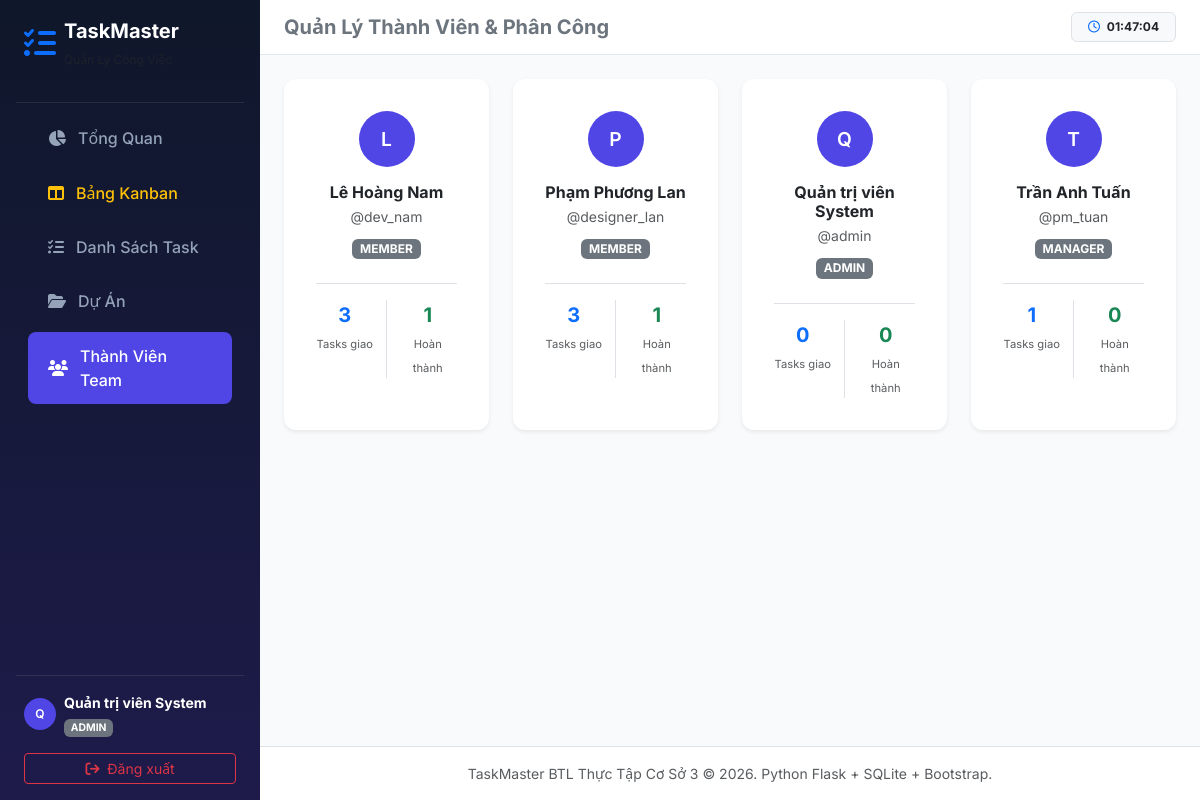
/members (signed in), run on the app's committed database.
### tables this page shows
CREATE TABLE users (
            id INTEGER PRIMARY KEY AUTOINCREMENT,
            username TEXT UNIQUE NOT NULL,
            password_hash TEXT NOT NULL,
            fullname TEXT NOT NULL,
            email TEXT,
            role TEXT NOT NULL DEFAULT 'member',
            created_at TIMESTAMP DEFAULT CURRENT_TIMESTAMP
        );

### app.py (the view)
@app.route('/members')
@login_required
def members():
    conn = get_db_connection()
    members_list = conn.execute('''
        SELECT u.*,
               COUNT(t.id) as assigned_tasks,
               SUM(CASE WHEN t.status = 'Completed' THEN 1 ELSE 0 END) as completed_tasks
        FROM users u
        LEFT JOIN tasks t ON u.id = t.assignee_id
        GROUP BY u.id
        ORDER BY u.fullname
    ''').fetchall()
    conn.close()
    return render_template('members.html', members=members_list)

### app.py (called while the page is built)
def login_required(f):
    @functools.wraps(f)
    def decorated_function(*args, **kwargs):
        if 'user_id' not in session:
            flash('Vui lòng đăng nhập để sử dụng ứng dụng!', 'warning')
            return redirect(url_for('login', next=request.url))
        return f(*args, **kwargs)
    return decorated_function

@app.context_processor
def inject_user():
    return dict(
        current_user=session.get('fullname'),
        current_role=session.get('role'),
        current_username=session.get('username'),
        current_user_id=session.get('user_id')
    )

### database.py (called while the page is built)
def get_db_connection():
    conn = sqlite3.connect(DB_FILE)
    conn.row_factory = sqlite3.Row
    return conn

### templates/members.html (shortened to what this page needs)
{% extends 'base.html' %}
{% block header_title %}Quản Lý Thành Viên & Phân Công{% endblock %}
{% block content %}
<div class="row g-4">
    {% for m in members %}
    <div class="col-md-6 col-lg-3">
        <div class="card border-0 shadow-sm text-center p-3 h-100">
            <div class="card-body">
                <div class="avatar-circle mx-auto mb-3" style="width: 56px; height: 56px; font-size: 1.2rem;">
                    {{ m['fullname'][0] }}
                </div>
                <h6 class="fw-bold text-dark mb-1">{{ m['fullname'] }}</h6>
                <div class="text-muted small mb-2">@{{ m['username'] }}</div>
                <span class="badge bg-secondary mb-3">{{ m['role'] | upper }}</span>
                <div class="border-top pt-3 mt-2">
                    <div class="row text-center">
                        <div class="col-6 border-end">
                            <div class="fw-bold text-primary fs-5">{{ m['assigned_tasks'] or 0 }}</div>
                            <small class="text-muted" style="font-size: 0.7rem;">Tasks giao</small>
                        </div>
                        <div class="col-6">
                            <div class="fw-bold text-success fs-5">{{ m['completed_tasks'] or 0 }}</div>
                            <small class="text-muted" style="font-size: 0.7rem;">Hoàn thành</small>
                        </div>
                    </div>
                </div>
            </div>
        </div>
    </div>
    {% endfor %}
</div>
{% endblock %}

### templates/base.html (shortened to what this page needs)
<!DOCTYPE html>
<html lang="vi">
<head>
    <link href="https://cdn.jsdelivr.net/npm/bootstrap@5.3.2/dist/css/bootstrap.min.css" rel="stylesheet">
    <link href="https://cdnjs.cloudflare.com/ajax/libs/font-awesome/6.4.2/css/all.min.css" rel="stylesheet">
    <link href="{{ url_for('static', filename='css/style.css') }}" rel="stylesheet">
</head>
<body>
    <div class="d-flex">
        {% if session.get('user_id') %}
        <aside class="sidebar d-flex flex-column p-3">
            <a href="{{ url_for('dashboard') }}" class="d-flex align-items-center text-white text-decoration-none mb-4 px-2">
                <i class="fa-solid fa-list-check fa-2x text-primary me-2"></i>
                <div>
                    <span class="fs-5 fw-bold d-block">TaskMaster</span>
                    <small class="text-muted" style="font-size: 0.75rem;">Quản Lý Công Việc</small>
                </div>
            </a>
            <hr class="text-secondary my-2">
            <ul class="nav nav-pills flex-column mb-auto">
                <li class="nav-item">
                    <a href="{{ url_for('dashboard') }}" class="nav-link {% if request.endpoint == 'dashboard' %}active{% endif %}">
                        <i class="fa-solid fa-chart-pie"></i> Tổng Quan
                    </a>
                </li>
                <li>
                    <a href="{{ url_for('kanban') }}" class="nav-link text-warning {% if request.endpoint == 'kanban' %}active{% endif %}">
                        <i class="fa-solid fa-table-columns"></i> Bảng Kanban
                    </a>
                </li>
                <li>
                    <a href="{{ url_for('tasks') }}" class="nav-link {% if request.endpoint in ['tasks', 'task_detail'] %}active{% endif %}">
                        <i class="fa-solid fa-tasks"></i> Danh Sách Task
                    </a>
                </li>
                <li>
                    <a href="{{ url_for('projects') }}" class="nav-link {% if request.endpoint == 'projects' %}active{% endif %}">
                        <i class="fa-solid fa-folder-open"></i> Dự Án
                    </a>
                </li>
                <li>
                    <a href="{{ url_for('members') }}" class="nav-link {% if request.endpoint == 'members' %}active{% endif %}">
                        <i class="fa-solid fa-users"></i> Thành Viên Team
                    </a>
                </li>
            </ul>
            <hr class="text-secondary">
            <div class="px-2">
                <div class="d-flex align-items-center mb-2">
                    <div class="avatar-circle me-2">
                        {{ current_user[0] | upper if current_user else 'U' }}
                    </div>
                    <div>
                        <div class="fw-bold text-white small">{{ current_user }}</div>
                        <span class="badge bg-secondary" style="font-size: 0.65rem;">{{ current_role | upper }}</span>
                    </div>
                </div>
                <a href="{{ url_for('logout') }}" class="btn btn-outline-danger btn-sm w-100 mt-2">
                    <i class="fa-solid fa-arrow-right-from-bracket me-1"></i> Đăng xuất
                </a>
            </div>
        </aside>
        {% endif %}
        <div class="main-wrapper">
            {% if session.get('user_id') %}
            <header class="top-navbar d-flex justify-content-between align-items-center">
                <div class="d-flex align-items-center">
                    <h5 class="mb-0 fw-bold text-secondary">
                        {% block header_title %}Hệ Thống Quản Lý Công Việc & Dự Án{% endblock %}
                    </h5>
                </div>
                <div class="d-flex align-items-center gap-3">
                    <span class="badge bg-light text-dark border px-3 py-2">
                        <i class="fa-regular fa-clock me-1 text-primary"></i> <span id="clock-display">--:--:--</span>
                    </span>
                </div>
            </header>
            {% endif %}
            <div class="container-fluid p-4">
                {% block content %}{% endblock %}
            </div>
            <footer class="mt-auto py-3 bg-white border-top text-center text-muted small">
                <div class="container">
                    <span>TaskMaster BTL Thực Tập Cơ Sở 3 &copy; 2026. Python Flask + SQLite + Bootstrap.</span>
                </div>
            </footer>
        </div>
    </div>
</body>
</html>

### static/css/style.css (style rules this page uses)
:root { --primary-color: #4f46e5; --primary-hover: #4338ca; --bg-light: #f8fafc; --card-shadow: 0 4px 6px -1px rgba(0, 0, 0, 0.05), 0 2px 4px -1px rgba(0, 0, 0, 0.03); --card-shadow-hover: 0 10px 15px -3px rgba(0, 0, 0, 0.08), 0 4px 6px -2px rgba(0, 0, 0, 0.04); }
body { font-family: 'Inter', system-ui, -apple-system, BlinkMacSystemFont, 'Segoe UI', Roboto, sans-serif; background-color: var(--bg-light); color: #334155; min-height: 100vh; }
.sidebar { width: 260px; background: linear-gradient(180deg, #0f172a 0%, #1e1b4b 100%); color: #f8fafc; min-height: 100vh; transition: all 0.3s ease; }
.sidebar .nav-link { color: #94a3b8; padding: 0.75rem 1.25rem; font-weight: 500; border-radius: 0.5rem; margin: 0.2rem 0.75rem; display: flex; align-items: center; gap: 0.75rem; transition: all 0.2s ease; }
.sidebar .nav-link:hover, .sidebar .nav-link.active { color: #ffffff; background-color: rgba(255, 255, 255, 0.12); }
.sidebar .nav-link.active { background-color: var(--primary-color); }
.main-wrapper { flex: 1; display: flex; flex-direction: column; }
.top-navbar { background-color: #ffffff; border-bottom: 1px solid #e2e8f0; padding: 0.75rem 1.5rem; }
.card { border: none; border-radius: 0.75rem; box-shadow: var(--card-shadow); transition: transform 0.2s ease, box-shadow 0.2s ease; }
.avatar-circle { width: 32px; height: 32px; border-radius: 50%; background-color: #4f46e5; color: #ffffff; display: flex; align-items: center; justify-content: center; font-weight: 600; font-size: 0.75rem; }

### data on the page
users: fullname "Quản trị viên System", fullname "Q", username "admin", role "ADMIN", m "0"
users: fullname "L", fullname "Lê Hoàng Nam", username "dev_nam", role "MEMBER", id "3", m "1"
users: fullname "P", fullname "Phạm Phương Lan", username "designer_lan", role "MEMBER", m "3", m "1"
users: fullname "T", fullname "Trần Anh Tuấn", username "pm_tuan", role "MANAGER", m "1", m "0"

### other printed values
{{ current_user[0] | upper if current_user else 'U' }} "Q"
{{ current_role | upper }} "ADMIN"
